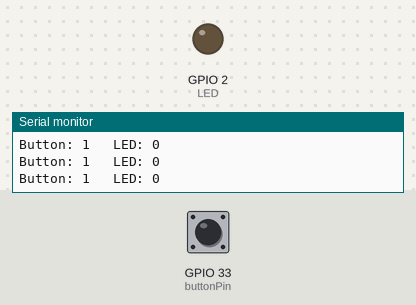
The sketch below on a simulated ESP32. Shown: output pins drawn as LEDs (lit = HIGH), the last lines printed to the serial monitor. Dashed ring = blinking. Inputs (shaded band) come from the test bench; at power-on: GPIO 33 (buttonPin) HIGH.

Above: at 2.8 s.
2.9 s: GPIO 33 (buttonPin) pulled LOW for 3.2 s
At 3.8 s:
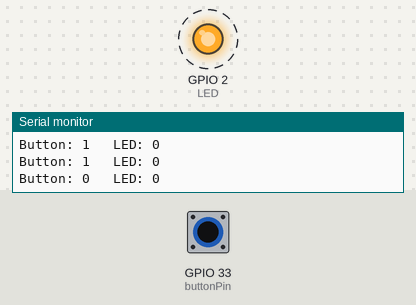
7.6 s: GPIO 33 (buttonPin) pulled LOW for 1.2 s
At 9.4 s:
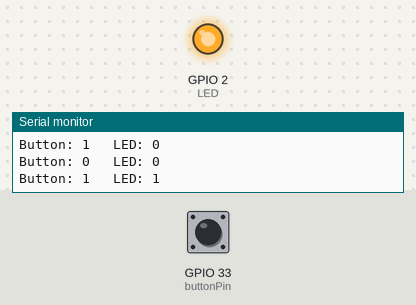
Timing chart, 0 to 10.9 s (numbered marks = the images above; inputs shaded):
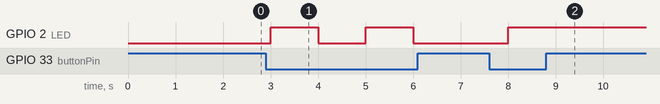

Measured:
- after the input at 2.9 s, GPIO 2 (LED): alternates HIGH for 1.0 s and LOW for 1.0 s, starting after 0.10 s
- after the input at 7.6 s, GPIO 2 (LED): LOW → HIGH after 0.40 s

The sketch:

esp32_button.ino
```cpp
const int buttonPin = 33;
const int LED = 2;
byte LEDState = LOW;

void setup() {
  Serial.begin(9600);
  pinMode(buttonPin, INPUT_PULLUP);
  pinMode(LED, OUTPUT);

}

void loop() {
  int button = digitalRead(buttonPin);
  Serial.print("Button: ");
  Serial.print(button);
  Serial.print("   LED: ");
  Serial.println(LEDState);


  if ((button == 0) && (LEDState == LOW)){
    LEDState = HIGH;
    digitalWrite(LED, LEDState);
  }

  else if ((button == 0) && (LEDState == HIGH)){
    LEDState = LOW;
    digitalWrite(LED, LEDState);
  }

  delay(1000);
}
```
